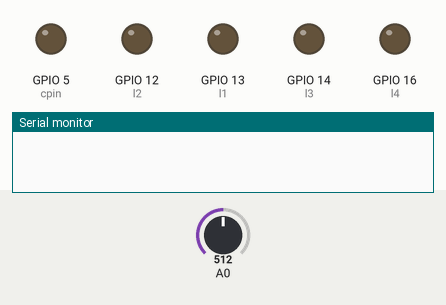
Recording of a sketch running on a simulated ESP8266 (NodeMCU). On the bench: output pins drawn as LEDs (lit = HIGH), the last lines printed to the serial monitor. Dashed ring = blinking. Inputs (shaded band) come from the test bench; at power-on: A0 = 512.

Above: at 0.8 s.
0.9 s: A0 set to 7
2.4 s: A0 set to 4
At 3.3 s:
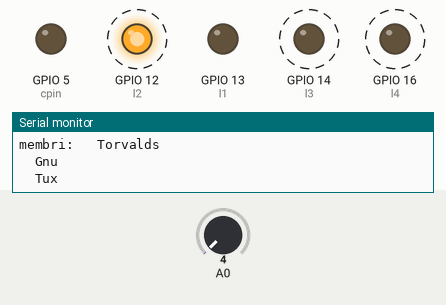
At 9.7 s:
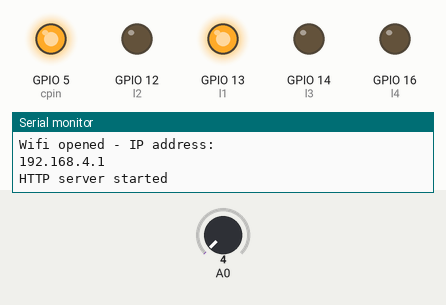
Timing chart, 0 to 11.2 s (numbered marks = the images above; inputs shaded):
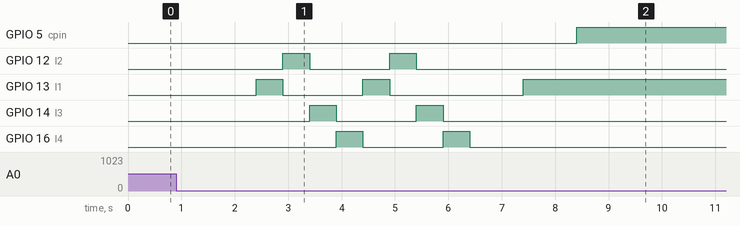

The sketch:

fw01.ino
```cpp
#include <ESP8266WiFi.h>

//led definitions
int l1 = 13;
int l2 = 12;
int l3 = 14;
int l4 = 16;

//charge pin
int cpin = 5;

//wifi ssid and password
#define wifiname "NALUGOHWD17"
#define wifipswd "password"

//string to compose http request response
String wk = "";

//server
WiFiServer server(80);

//time
long time1 = 0; //rising
long time2 = 0; //fallling
long timeR = 0; //reading
long timeL = 0; //blinking

//water level
int level = 0;


void setup() {
  //protect ADC from previous charge
  pinMode(cpin,OUTPUT);
  setTozero();

  //opening serial connection to PC
  Serial.begin(115200);

  //writing team
  Serial.println("\n\nteam NaLUG");
  Serial.println("capitano: \tStallman\nmembri: \tTorvalds\n\tGnu\n\tTux");

  //setup led
  pinMode(l1,OUTPUT);
  pinMode(l2,OUTPUT);
  pinMode(l3,OUTPUT);
  pinMode(l4,OUTPUT);

  //turn off led
  digitalWrite(l1,LOW);
  digitalWrite(l2,LOW);
  digitalWrite(l3,LOW);
  digitalWrite(l4,LOW);

  ledcycle();

  //open wifi
  WiFi.disconnect();
  WiFi.mode(WIFI_AP);
  WiFi.softAP(wifiname,wifipswd);
  Serial.println("\n\nWifi opened - IP address: ");
  Serial.println(WiFi.softAPIP());

  ledcycle();

  //strat server
  server.begin();
  Serial.println("HTTP server started");


  timeR=millis();
  timeL=millis();
}

void loop() {
  handle_root(); //client check

  //2s measure
  if (millis()-timeR>2000){
    readWater();
    Serial.println(level);
    timeR=millis();
  }
  led();    //led refresh
}

//function tu handle client request
void handle_root(){
  WiFiClient client = server.available();
  if (!client) {
    return;
  }
  wk="HTTP/1.1 200 OK\r\nContent-Type: text/html\r\n\r\n<!DOCTYPE HTML>\r\n<html><head>";
  wk+="<head><title>Open Hardware Day 2017 - challenge</title>";
  //refresh 2s
  wk+="<META HTTP-EQUIV=\"refresh\" CONTENT=\"2\"></head>";

  //team
  wk+="<body><div align=\"center\"><table><tr><th>team NALUG</th></tr>";
  wk+="<tr style=\"color:Red\"><td>Stallman</td></tr>";
  wk+="<tr style=\"color:Blue\"><td>Torvalds</td></tr>";
  wk+="<tr style=\"color:Blue\"><td>Gnu</td></tr>";
  wk+="<tr style=\"color:Blue\"><td>Tux</td></tr></table></div>";

  //level
  wk+="</br></br><div align=\"center\">Level: ";
  if (level==0){
    wk+="empty";
  }
  if (level==1){
    wk+="1st stage";
  }
  if (level==2){
    wk+="2nd stage";
  }
  if (level==3){
    wk+="3rd stage";
  }
  if (level==4){
    wk+="full";
  }
  wk+="</br></br></div>";


  //grafical using a table
  wk+="<div align=\"center\"><table style=\"border: 0.5px solid Blue\">";
  for (int i=0; i<(4-level); i++){
    wk+="<tr><td></br></td></tr>";
  }
  for (int i=0; i<level; i++){
    wk+="<tr bgcolor=\"#BFCFDE\"><td></br></td></tr>";
  }
  wk+="</table></div>";

  wk+="</body></html>";

  client.print(wk);
  delay(100);
}

//boot led cycle
void ledcycle(){
  digitalWrite(l1,HIGH);
  digitalWrite(l2,LOW);
  digitalWrite(l3,LOW);
  digitalWrite(l4,LOW);
  delay(500);
  digitalWrite(l1,LOW);
  digitalWrite(l2,HIGH);
  digitalWrite(l3,LOW);
  digitalWrite(l4,LOW);
  delay(500);
  digitalWrite(l1,LOW);
  digitalWrite(l2,LOW);
  digitalWrite(l3,HIGH);
  digitalWrite(l4,LOW);
  delay(500),
  digitalWrite(l1,LOW);
  digitalWrite(l2,LOW);
  digitalWrite(l3,LOW);
  digitalWrite(l4,HIGH);
  delay(500);
  digitalWrite(l1,LOW);
  digitalWrite(l2,LOW);
  digitalWrite(l3,LOW);
  digitalWrite(l4,LOW);
}

//function to update level value - water level measurement
void readWater(){
  setTozero();
  time1=0;
  time2=0;
  digitalWrite(cpin,HIGH);
  time1=micros();
  while(analogRead(A0)<995);
  time1=micros()-time1;
  digitalWrite(cpin,LOW);
  time2=micros();
  while(analogRead(A0)>5);
  time2=micros()-time2;
  /*
  Serial.print("\ncharge:\t");
  Serial.print(time1);
  Serial.print("\tdischarge:\t");
  Serial.println(time2);
  */
  if (time2>550000){
    level=0;
  }
  else{
    if (time2>510000){
      level=1;
    }
    else{
      if (time2>475000){
        level=2;
      }
      else{
        if (time2>430000){
          level=3;
        }
        else{
          level=4;
        }
      }
    }
  }
}

void setTozero(){
  digitalWrite(cpin,LOW);
  while(analogRead(A0)>5);
}

void led(){
  if (level==0){
    if ((millis()-timeL)>1000){
      digitalWrite(l1,!digitalRead(l1));
      digitalWrite(l2,LOW);
      digitalWrite(l3,LOW);
      digitalWrite(l4,LOW);
      timeL=millis();
    }
  }
  if (level==1){
    digitalWrite(l1,HIGH);
    digitalWrite(l2,LOW);
    digitalWrite(l3,LOW);
    digitalWrite(l4,LOW);
  }
  if (level==2){
    digitalWrite(l1,LOW);
    digitalWrite(l2,HIGH);
    digitalWrite(l3,LOW);
    digitalWrite(l4,LOW);
  }
  if (level==3){
    digitalWrite(l1,LOW);
    digitalWrite(l2,LOW);
    digitalWrite(l3,HIGH);
    digitalWrite(l4,LOW);
  }
  if (level==4){
    if ((millis()-timeL)>500){
      digitalWrite(l1,LOW);
      digitalWrite(l2,LOW);
      digitalWrite(l3,LOW);
      digitalWrite(l4,!digitalRead(l4));
      timeL=millis();
    }
  }
}
```

Measured:
- the behaviour switches between 6 and 5 on A0 (found by bisection; images 0 and 1)
- after the input at 0.9 s, every drawn part: stays the same
- after the input at 2.4 s, GPIO 5 (cpin): LOW → HIGH after 6.0 s; GPIO 12 (l2): alternates HIGH for 0.50 s and LOW for 1.5 s, 4 changes in all, then stays LOW, starting after 0.50 s
